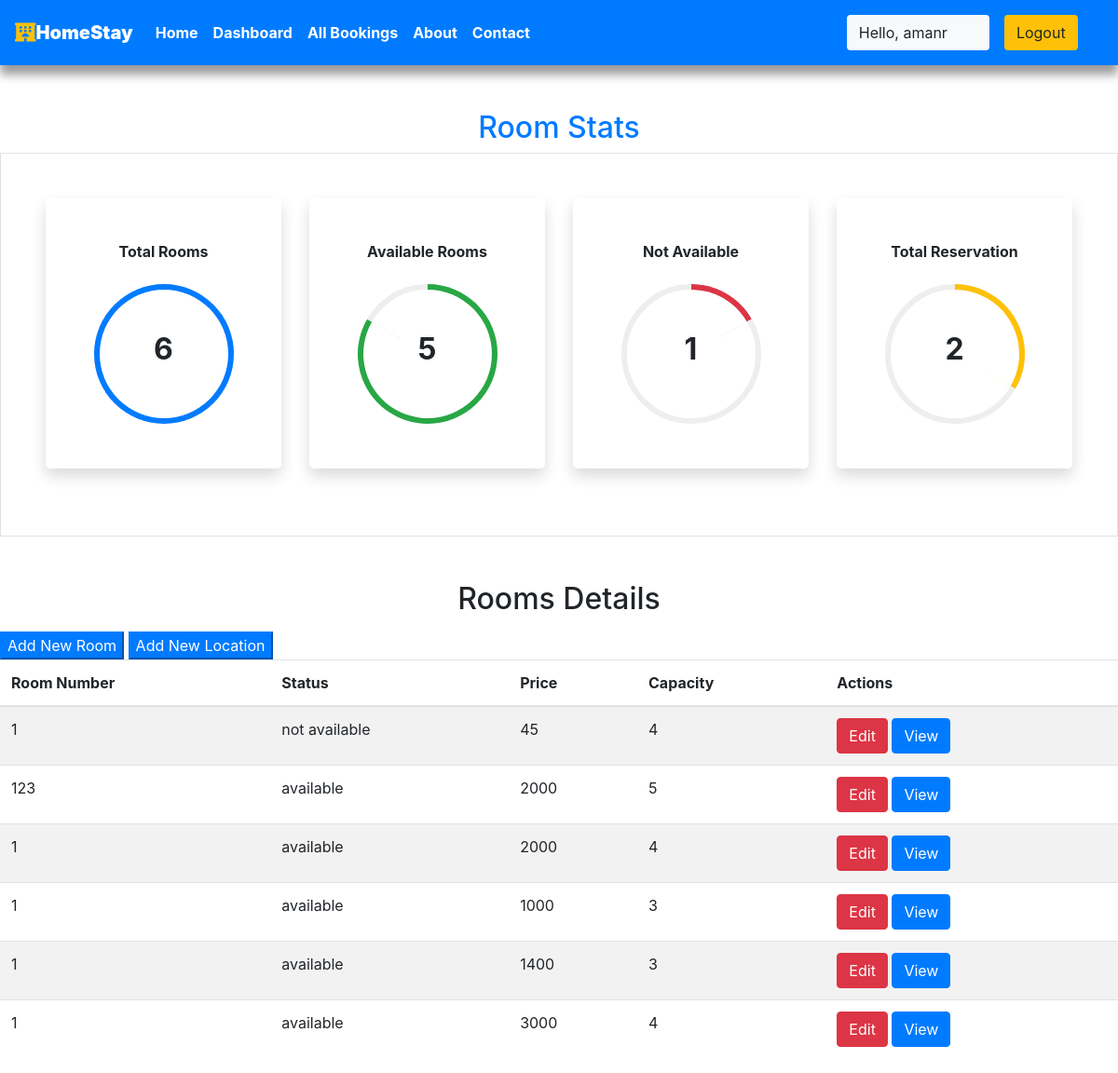
/staff/panel (signed in), run on the app's committed database.
### krishna/models.py (models this page shows, shortened)
class Rooms(models.Model):
    ROOM_STATUS = (
    ("1", "available"),
    ("2", "not available"),
    )
    capacity = models.IntegerField()
    price = models.IntegerField()
    hotel = models.ForeignKey(Hotels, on_delete = models.CASCADE,related_name = 'rooms')
    status = models.CharField(choices =ROOM_STATUS,max_length = 15)
    roomnumber = models.IntegerField()

### krishna/views.py (the view)
# urls.py: path('staff/panel', views.panel,name="staffpanel"),
@login_required(login_url='/staff')
def panel(request):
    if request.user.is_staff == False:
        return HttpResponse('Access Denied')
    rooms = Rooms.objects.all()
    total_rooms = len(rooms)
    available_rooms = len(Rooms.objects.all().filter(status='1'))
    unavailable_rooms = len(Rooms.objects.all().filter(status='2'))
    reserved = len(Reservation.objects.all())
    hotel = Hotels.objects.values_list('location','id').distinct().order_by()
    response = render(request,'staff/panel.html',{'location':hotel,'reserved':reserved,'rooms':rooms,'total_rooms':total_rooms,'available':available_rooms,'unavailable':unavailable_rooms})
    return HttpResponse(response)

### krishna/templatetags/app_tags.py (called while the page is built)
@register.filter
def percentage(value1,value2=100):
    return int(value1)/int(value2)*100

### templates/staff/panel.html (shortened to what this page needs)
{% extends 'basic.html' %} {% block title %} staff panel {% endblock title %}  {% block body %}
<section class="my-5 ">
    {%load app_tags%}
    <h2 class="text-center text-primary">Room Stats</h2>
    <div class="container-fluid px-5 py-5 border">
        <div class="row">
            <div class="col-xl-3 col-lg-6 col-sm-12 mb-4 ">
                <div class="bg-white rounded-lg p-5 shadow">
                    <h2 class="h6 font-weight-bold text-center mb-4">Total Rooms</h2>
                    <div class="progress mx-auto" data-value={{ total_rooms|percentage:total_rooms}}>
                        <span class="progress-left">
                                    <span class="progress-bar border-primary"></span>
                        </span>
                        <span class="progress-right">
                                    <span class="progress-bar border-primary"></span>
                        </span>
                        <div class="progress-value w-100 h-100 rounded-circle d-flex align-items-center justify-content-center">
                            <div class="h2 font-weight-bold">{{ total_rooms}}</div>
                        </div>
                    </div>
                </div>
            </div>
            <div class="col-xl-3 col-lg-6 col-sm-12 mb-4">
                <div class="bg-white rounded-lg p-5 shadow">
                    <h2 class="h6 font-weight-bold text-center mb-4">Available Rooms</h2>
                    <div class="progress mx-auto" data-value={{ available|percentage:total_rooms}}>
                        <span class="progress-left">
                                    <span class="progress-bar border-success"></span>
                        </span>
                        <span class="progress-right">
                                    <span class="progress-bar border-success"></span>
                        </span>
                        <div class="progress-value w-100 h-100 rounded-circle d-flex align-items-center justify-content-center">
                            <div class="h2 font-weight-bold">{{ available}}</div>
                        </div>
                    </div>
                </div>
            </div>
            <div class="col-xl-3 col-lg-6 col-sm-12 mb-4">
                <div class="bg-white rounded-lg p-5 shadow">
                    <h2 class="h6 font-weight-bold text-center mb-4">Not Available</h2>
                    <div class="progress mx-auto" data-value={{ unavailable|percentage:total_rooms}}>
                        <span class="progress-left">
                        </span>
                        <span class="progress-right">
                                    <span class="progress-bar border-danger"></span>
                        </span>
                        <div class="progress-value w-100 h-100 rounded-circle d-flex align-items-center justify-content-center">
                            <div class="h2 font-weight-bold">{{ unavailable}}</div>
                        </div>
                    </div>
                </div>
            </div>
            <div class="col-xl-3 col-lg-6 col-sm-12 mb-4">
                <div class="bg-white rounded-lg p-5 shadow">
                    <h2 class="h6 font-weight-bold text-center mb-4">Total Reservation</h2>
                    <div class="progress mx-auto" data-value={{reserved |percentage:total_rooms}}>
                        <span class="progress-left">
                        </span>
                        <span class="progress-right">
                                    <span class="progress-bar border-warning"></span>
                        </span>
                        <div class="progress-value w-100 h-100 rounded-circle d-flex align-items-center justify-content-center">
                            <div class="h2 font-weight-bold">{{reserved}}</div>
                        </div>
                    </div>
                </div>
            </div>
        </div>
    </div>
</section>
<h2 class="text-center pb-2">Rooms Details</h2>
<Button class="btn-group btn-primary" data-toggle="modal" data-target="#newroom">Add New Room</Button>
<Button class="btn-group btn-primary " data-toggle="modal" data-target="#newlocation">Add New Location</Button>
<table class="table table-striped  ">
    <thead>
        <th>Room Number</th>
        <th>Status</th>
        <th>Price</th>
        <th>Capacity</th>
        <th colspan="2">Actions</th>
    </thead>
    {% if rooms %} {% for each_room in rooms %}
    <tr>
        <td>{{each_room.roomnumber}}</td>
        <td>{{each_room.get_status_display}}</td>
        <td>{{each_room.price}}</td>
        <td>{{each_room.capacity}}</td>
        <td colspan="2">
            <a href="/staff/panel/edit-room?roomid={{each_room.id}}"><Button class="btn btn-danger">Edit</Button></a>
            <a href="/staff/panel/view-room?roomid={{each_room.id}}"><Button class="btn btn-primary">View</Button></a>
        </td>
    </tr>
    {% endfor %} {% endif %}
</table>
{% endblock body %}

### templates/basic.html (shortened to what this page needs)
{% load static %}
<!DOCTYPE html>
<!DOCTYPE html>
<html lang="en">
<head>
    <link rel="stylesheet" href="https://use.fontawesome.com/releases/v5.7.0/css/all.css">
    <link rel="stylesheet" href="{% static 'bootstrap\bootstrap.css' %}">
    <link rel="stylesheet" href="https://maxcdn.bootstrapcdn.com/bootstrap/4.5.0/css/bootstrap.min.css" >
</head>
<body style="dbackground-image: url('https://source.unsplash.com/random');height: 100%;">
    <div class="container-fluid px-0" >
        <nav class="navbar navbar-expand-lg navbar-dark bg-primary font-weight-bold" >
            <a class="navbar-brand text-bold bg-black " href="/"><i class="fas fa-hotel text-warning"></i><b>HomeStay</b></a>
            <div class="collapse navbar-collapse " id="navbarSupportedContent">
                <ul class="navbar-nav mr-auto ">
                    <li class="nav-item active">
                        <a class="nav-link text-bold " href="/home"> Home</a>
                    </li>
                    {% if user.is_staff %}
                    <li class="nav-item active">
                        <a class="nav-link text-bold" href="/staff/panel">Dashboard </a>
                    </li>
                    {% elif user.is_staff == False and user.is_authenticated %}
                    <li class="nav-item active">
                            <a class="nav-link text-bold" href="/user/bookings">My Bookings </a>
                        </li>
                    {% endif %}
                    {% if user.is_staff %}
                    <li class="nav-item active">
                            <a class="nav-link text-bold" href="/staff/allbookings">All Bookings </a>
                        </li>
                    {% endif %}
                    <li class="nav-item active">
                        <a class="nav-link text-bold" href="/about">About</a>
                    </li>
                    <li class="nav-item active">
                        <a class="nav-link text-bold" href="/contact">Contact</a>
                    </li>
                </ul>
                {% if user.is_authenticated %}
                      <button class="btn btn-group bg-light" data-toggle="modal" data-target="#forlogin">
                       Hello, {{request.user}}
                       <a href="/logout" class="nav-link">
                    <button class="btn btn-group bg-warning" data-toggle="modal" data-target="#forlogin">
                        Logout
                    </button></a>&nbsp; &nbsp;
                    </button>
                {% endif %}
            </div>
        </nav>
    </div>
    {% block body %}
    {% endblock body %}
</body>
</html>

### templates/staff/panel.html (style rules this page uses)
.progress { width: 150px; height: 150px; background: none; position: relative; }
.progress::after { content: ""; width: 100%; height: 100%; border-radius: 50%; border: 6px solid #eee; position: absolute; top: 0; left: 0; }
.progress>span { width: 50%; height: 100%; overflow: hidden; position: absolute; top: 0; z-index: 1; }
.progress .progress-left { left: 0; }
.progress .progress-bar { width: 100%; height: 100%; background: none; border-width: 6px; border-style: solid; position: absolute; top: 0; }
.progress .progress-left .progress-bar { left: 100%; border-top-right-radius: 80px; border-bottom-right-radius: 80px; border-left: 0; -webkit-transform-origin: center left; transform-origin: center left; }
.progress .progress-right { right: 0; }
.progress .progress-right .progress-bar { left: -100%; border-top-left-radius: 80px; border-bottom-left-radius: 80px; border-right: 0; -webkit-transform-origin: center right; transform-origin: center right; }
.progress .progress-value { position: absolute; top: 0; left: 0; }
body { min-height: 100vh; }
.rounded-lg { border-radius: 1rem; }

### templates/basic.html (style rules this page uses)
a { text-decoration: none; }
nav { position: fixed; top: 0; z-index: 100; box-shadow: 0 10px 10px rgba(0, 0, 0, 0.4); }

### data on the page
Rooms: roomnumber "1", status "not available", price "45", capacity "4"
Rooms: roomnumber "123", status "available", price "2000", capacity "5"
Rooms: roomnumber "1", status "available", price "2000", capacity "4"
Rooms: roomnumber "1", status "available", price "1000", capacity "3"
Rooms: roomnumber "1", status "available", price "1400", capacity "3"
Rooms: roomnumber "1", status "available", price "3000", capacity "4"

### other printed values
{{ request.user }} "amanr"
{{ total_rooms }} "6"
{{ available }} "5"
{{ unavailable }} "1"
{{ reserved }} "2"
